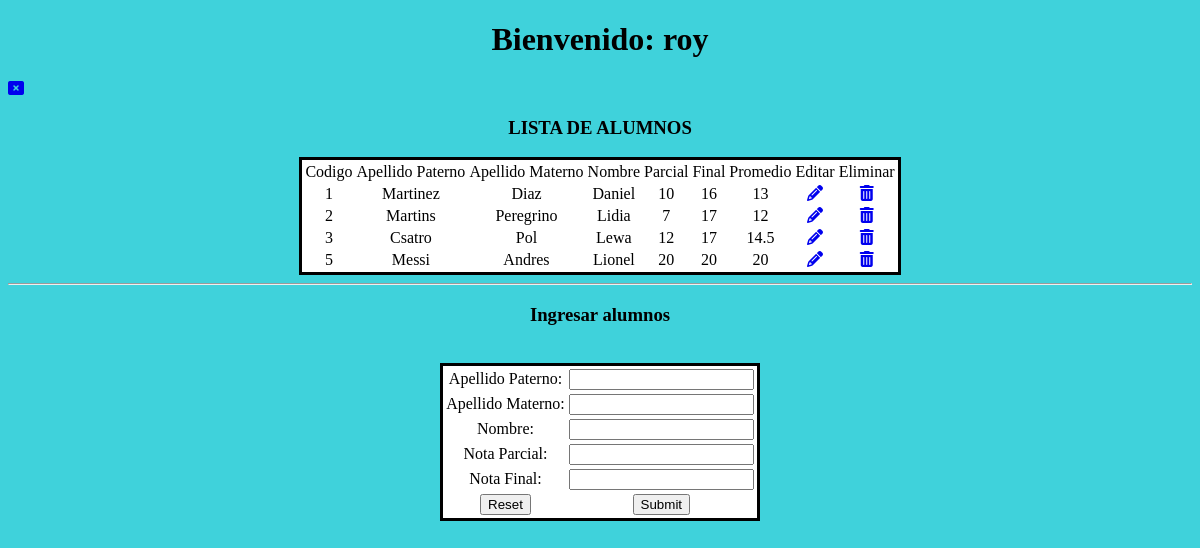
Screenshot of /index.php (signed in) with the database file from the repository.
### tables this page shows
CREATE TABLE IF NOT EXISTS `alumno` (
  `id_alumno` int NOT NULL AUTO_INCREMENT,
  `ap_paterno` varchar(100) NOT NULL,
  `ap_materno` varchar(100) NOT NULL,
  `nombre` varchar(100) NOT NULL,
  `ex_parcial` int NOT NULL,
  `ex_final` int NOT NULL,
  PRIMARY KEY (`id_alumno`)
);

### index.php (the view, shortened to what this page needs)
<?php
if (!isset($_SESSION['nombre'])) {
  header('Location: login.php');
}elseif (isset($_SESSION['nombre'])) {
  require 'modelo/conexion.php';
  $consulta=$db->query("SELECT * FROM alumno");
  $alumnos = $consulta->fetchAll(PDO::FETCH_OBJ);
}else {
  echo "Error en el sistema";
}
 ?>
<!DOCTYPE html>
<html lang="en" dir="ltr">
  <head>
    <link rel="stylesheet" href="estilos.css">
  </head>
  <body>
    <h1>Bienvenido: <?php echo $_SESSION['nombre']; ?></h1> <?php  ?>
    <a href="cerrar.php"><i class="fas fa-window-close"></i></a> <?php  ?>
    <h3>LISTA DE ALUMNOS</h3>
    <table class="filaprincipal">
      <tr>
        <td>Codigo</td>
        <td>Apellido Paterno</td>
        <td>Apellido Materno</td>
        <td>Nombre</td>
        <td>Parcial</td>
        <td>Final</td>
        <td>Promedio</td>
        <td>Editar</td>
        <td>Eliminar</td>
      </tr>
<?php
foreach ($alumnos as $dato) {
?>
  <tr>
    <td><?php echo $dato->id_alumno; ?></td>
    <td><?php echo $dato->ap_paterno; ?></td>
    <td><?php echo $dato->ap_materno; ?></td>
    <td><?php echo $dato->nombre; ?></td>
    <td><?php echo $dato->ex_parcial; ?></td>
    <td><?php echo $dato->ex_final; ?></td>
    <td><?php echo ($dato->ex_final+ $dato->ex_parcial)/2; ?></td>
    <td><a href="editar.php?id=<?php echo $dato->id_alumno ?>"><i class="fas fa-pencil-alt"></i></a></td> <?php  ?>
    <td><a href="eliminar.php?id=<?php echo $dato->id_alumno ?>"><i class="fas fa-trash-alt"></i></a></td>
  </tr>
  <?php }?>
    </table>
<hr>
<h3>Ingresar alumnos</h3>
<form class="insertar" action="insertar.php" method="post">
  <table class="insertar1">
  <tr>
    <td>Apellido Paterno: </td>
    <td><input type="text" name="txtPaterno"><br /></td>
  </tr>
  <tr>
    <td>Apellido Materno: </td>
    <td><input type="text" name="txtMaterno"><br /></td>
  </tr>
  <tr>
    <td>Nombre: </td>
    <td><input type="text" name="txtNombre"><br /></td>
  </tr>
  <tr>
    <td>Nota Parcial: </td>
    <td><input type="text" name="txtParcial"><br /></td>
  </tr>
  <tr>
    <td>Nota Final: </td>
    <td><input type="text" name="txtFinal"><br /></td>
  </tr>
  <br />
  <tr>
    <td><input type="reset" name=""></td>
    <td><input type="submit" name="envia"></td>
  </tr>
</form>
  </body>
</html>

### estilos.css (style rules this page uses)
h1 { text-align: center; }
.filaprincipal { margin: auto; border: solid black ; background-color: white; }
.insertar1 { text-align: center; background-color: white; margin: auto; border: solid black; }
h3 { text-align: center; }
.insertar { text-align: center; }
tr { text-align: center; }
body { background-color: rgb(63, 210, 219); }

### rows the page displays
alumno: id_alumno "1", ap_paterno "Martinez", ap_materno "Diaz", nombre "Daniel", ex_parcial "10", ex_final "16", ($dato->ex_final+ $dato->ex_parcial)/2 "13"
alumno: id_alumno "2", ap_paterno "Martins", ap_materno "Peregrino", nombre "Lidia", ex_parcial "7", ex_final "17", ($dato->ex_final+ $dato->ex_parcial)/2 "12"
alumno: id_alumno "3", ap_paterno "Csatro", ap_materno "Pol", nombre "Lewa", ex_parcial "12", ex_final "17", ($dato->ex_final+ $dato->ex_parcial)/2 "14.5"
alumno: id_alumno "5", ap_paterno "Messi", ap_materno "Andres", nombre "Lionel", ex_parcial "20", ex_final "20", ($dato->ex_final+ $dato->ex_parcial)/2 "20"

### other values shown
$_SESSION['nombre'] "roy"
